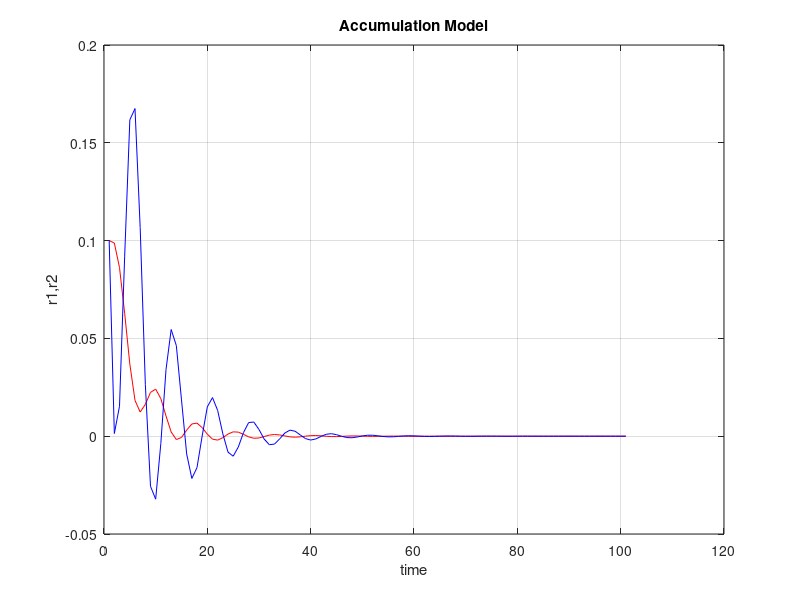

Write MATLAB code to recreate this figure.
  %생산수단의 축적모형 2부문
%참고논문 : Okishio. "Competition and production price". p496~499clear;

time = 100;

%파라미터의 정의
a1=0.5;
a2=0.5;
n1=1;
n2=1;
H=0.1;
E=0.1;
Beta=0.5;

%Vector Difinition
stt_x1 = zeros(time+1,1);
stt_x2 = zeros(time+1,1);
stt_N = zeros(time,1);
stt_m = zeros(time,1);
stt_p1 = zeros(time,1);
stt_p2 = zeros(time,1);
stt_pe = zeros(time,1);
stt_D1= zeros(time,1);
stt_D2 = zeros(time,1);
r1 = zeros(time,1);
r2 = zeros(time,1);

%proper initial condition
stt_x1(1+1,1) = 100;
stt_x2(1+1,1) = (1-1.1*a1)*stt_x1(1+1,1)/(1*1*a2);%100.. = 0.5.. * 100 / 0.5

stt_N(1,1) = n1 * stt_x1(1+1,1) + n2 * stt_x2(1+1,1);%200 = 1 * 100 + 1 * 100
stt_m(1,1) = 1;

stt_p1(1,1) = 1.1*n1*stt_m(1,1) / (1-1.1*a1);%2.. = 1.1 / 0.5
stt_p2(1,1) = 1.1*(a2*stt_p1(1,1)+n2*stt_m(1,1));%2 = (0.5 * 2 + 1 * 1)
stt_pe(1,1) = stt_p2(1,1);%2 = 2

#r1(1,1) = stt_p1(1,1)/(a1*stt_p1(1,1)+n1*stt_m(1,1))-1;%0 = 2 / (0.5 * 2 + 1 * 1) - 1
#r2(1,1) = stt_p2(1,1)/(a2*stt_p1(1,1)+n2*stt_m(1,1))-1;%0 = 2 / (0.5 * 2 + 1 * 1) - 1
r1(1,1) = 0.10;
r2(1,1) = 0.10;

for t=1:time 
  
  %3.2~3 생산수단을 위한 수요와 가격.%
  stt_D1(t+1,1) = stt_p1(t,1)*(1+Beta*r1(t,1))*a1*stt_x1(t+1,1);
  stt_D2(t+1,1) = stt_p1(t,1)*(1+Beta*r2(t,1))*a2*stt_x2(t+1,1);
  stt_p1(t+1,1) = (stt_D1(t+1,1) + stt_D2(t+1,1)) / stt_x1(t+1,1);
  
  stt_x1(t+2,1) = (stt_D1(t+1,1)/stt_p1(t+1,1))/a1;
  stt_x2(t+2,1) = (stt_D2(t+1,1)/stt_p1(t+1,1))/a2;
  
  %3.4 고용된 노동자와 임금 
  stt_N(t+1,1) = (stt_x1(t+2,1)/n1)+(stt_x2(t+2,1)/n2);
  
  stt_pe(t+1,1) = stt_pe(t,1) + E*(stt_p2(t,1)-stt_pe(t,1));

  L = stt_m(t,1)/(stt_pe(t+1,1)*stt_N(t+1,1)^H);  
  stt_m(t+1,1) = stt_pe(t+1,1) * L*stt_N(t+1,1)^H;
  
  %3.5 소비재 가격%ㄴ
  stt_p2(t+1,1) = stt_m(t+1,1)*stt_N(t+1,1) / stt_x2(t+1,1);
  
  %3.1 Profit Rate  
  r1(t+1,1) = stt_p1(t+1,1)/(a1*stt_p1(t+1,1)+n1*stt_m(t+1,1))-1;
  r2(t+1,1) = stt_p2(t+1,1)/(a2*stt_p1(t+1,1)+n2*stt_m(t+1,1))-1;
  
endfor;

plot(1:1:time+1,r1,'r-',1:1:time+1,r2,'b-');%그래프 호출

ylabel("r1,r2");%x와 y좌표의 범례
xlabel("time");
title("Accumulation Model");
grid on;





